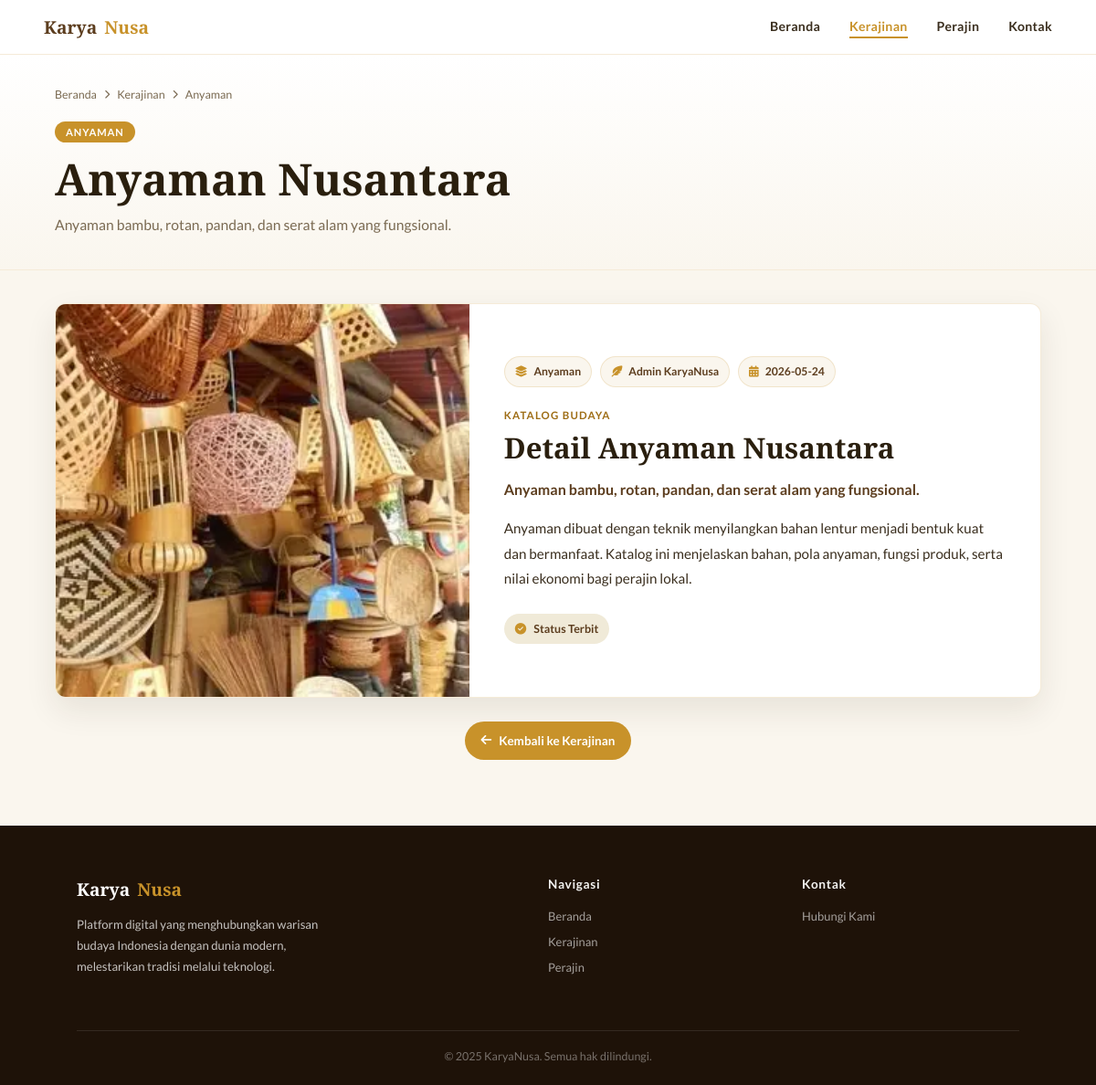
Page /katalog.php on the committed database.
### tables this page shows
CREATE TABLE IF NOT EXISTS katalog (
  id INT AUTO_INCREMENT PRIMARY KEY,
  judul VARCHAR(180) NOT NULL,
  kategori VARCHAR(80) NOT NULL,
  penulis VARCHAR(120) NOT NULL,
  tanggal DATE NOT NULL,
  ringkasan TEXT NOT NULL,
  penjelasan LONGTEXT,
  gambar LONGTEXT,
  halaman VARCHAR(80),
  status VARCHAR(40) NOT NULL DEFAULT 'Draft',
  created_at TIMESTAMP DEFAULT CURRENT_TIMESTAMP,
  updated_at TIMESTAMP DEFAULT CURRENT_TIMESTAMP ON UPDATE CURRENT_TIMESTAMP
);

### katalog.php (called while the page is built, shortened)
<?php
require __DIR__ . '/includes/catalog-page.php';

### includes/db.php (called while the page is built, shortened)
<?php
function db(): PDO
{
    $dsn = 'mysql:host=' . DB_HOST . ';dbname=' . DB_NAME . ';charset=utf8mb4';
    $pdo = new PDO($dsn, DB_USER, DB_PASS, [
        PDO::ATTR_ERRMODE => PDO::ERRMODE_EXCEPTION,
        PDO::ATTR_DEFAULT_FETCH_MODE => PDO::FETCH_ASSOC,
        PDO::ATTR_EMULATE_PREPARES => false,
    ]);
    return $pdo;
}

### includes/catalog-page.php (the view, shortened to what this page needs)
<?php
require_once __DIR__ . '/db.php';
$catalogId = defined('CATALOG_ID') ? (int) CATALOG_ID : 1;
$catalog = $fallbackCatalogs[$catalogId] ?? $fallbackCatalogs[1];
try {
    $stmt = db()->prepare('SELECT * FROM katalog WHERE id = :id LIMIT 1');
    $stmt->execute(['id' => $catalogId]);
    $row = $stmt->fetch();
    if ($row) {
        $catalog = array_merge($catalog, array_filter($row, static fn ($value) => $value !== null && $value !== ''));
    }
} catch (Throwable $error) {
}
function h(?string $value): string
{
    $text = str_replace(['Pengrajin', 'pengrajin'], ['Perajin', 'perajin'], (string) $value);
    return htmlspecialchars($text, ENT_QUOTES, 'UTF-8');
}
$paragraphs = preg_split('/\R{2,}/', trim((string) ($catalog['penjelasan'] ?? ''))) ?: [];
    ?>
<!DOCTYPE html>
<html lang="id">
<head>
  <link rel="stylesheet" href="https://cdnjs.cloudflare.com/ajax/libs/font-awesome/6.5.0/css/all.min.css"/>
  <link rel="stylesheet" href="katalog.css?v=20260530-3" />
  <link rel="stylesheet" href="footer-consistent.css?v=20260530-3" />
</head>
<body>
<nav id="navbar">
  <a href="index.php" class="nav-brand">Karya<span>Nusa</span></a>
  <ul class="nav-links">
    <li><a href="index.php">Beranda</a></li>
    <li><a href="kerajinan.php" class="active">Kerajinan</a></li>
    <li><a href="pengrajin.php">Perajin</a></li>
    <li><a href="kontak.php">Kontak</a></li>
  </ul>
</nav>
<section class="catalog-heading">
  <div class="catalog-wrap">
    <div class="breadcrumb">
      <a href="index.php">Beranda</a>
      <i class="fas fa-chevron-right"></i>
      <a href="kerajinan.php">Kerajinan</a>
      <i class="fas fa-chevron-right"></i>
      <span><?= h($catalog['kategori']) ?></span>
    </div>
    <span class="catalog-badge"><?= h($catalog['kategori']) ?></span>
    <h1><?= h($catalog['judul']) ?></h1>
    <p><?= h($catalog['ringkasan']) ?></p>
  </div>
</section>
<main class="catalog-wrap catalog-main">
  <section class="catalog-card">
    <div class="catalog-photo">
      <img src="<?= h($catalog['gambar'] ?? 'asset/anyaman.webp') ?>" alt="<?= h($catalog['judul']) ?>" />
    </div>
    <article class="catalog-content">
      <div class="catalog-meta">
        <span><i class="fas fa-layer-group"></i> <?= h($catalog['kategori']) ?></span>
        <span><i class="fas fa-feather-pointed"></i> <?= h($catalog['penulis'] ?? 'Admin KaryaNusa') ?></span>
        <span><i class="fas fa-calendar-days"></i> <?= h($catalog['tanggal'] ?? '2026-05-24') ?></span>
      </div>
      <span class="section-kicker">Katalog Budaya</span>
      <h2>Detail <?= h($catalog['judul']) ?></h2>
      <p class="lead"><?= h($catalog['ringkasan']) ?></p>
      <?php foreach (array_slice($paragraphs, 0, 1) as $paragraph): ?>
        <p><?= nl2br(h($paragraph)) ?></p>
      <?php endforeach; ?>
      <div class="catalog-status">
        <i class="fas fa-check-circle"></i>
        <span>Status <?= h($catalog['status'] ?? 'Terbit') ?></span>
      </div>
    </article>
  </section>
  <div class="back-link">
    <a href="kerajinan.php"><i class="fas fa-arrow-left"></i> Kembali ke Kerajinan</a>
  </div>
</main>
<footer>
  <div class="container">
    <div class="footer-inner">
      <div class="footer-brand">
        <a href="index.php" class="nav-logo" style="color:#fff;">Karya<span>Nusa</span></a>
        <p>Platform digital yang menghubungkan warisan budaya Indonesia dengan dunia modern, melestarikan tradisi melalui teknologi.</p>
      </div>
      <div class="footer-col">
        <h5>Navigasi</h5>
        <ul><li><a href="index.php">Beranda</a></li><li><a href="kerajinan.php">Kerajinan</a></li><li><a href="pengrajin.php">Perajin</a></li></ul>
      </div>
      <div class="footer-col">
        <h5>Kontak</h5>
        <ul><li><a href="kontak.php">Hubungi Kami</a></li></ul>
      </div>
    </div>
    <div class="footer-bottom">&copy; 2025 KaryaNusa. Semua hak dilindungi.</div>
  </div>
</footer>
</body>
</html>

### footer-consistent.css (style rules this page uses)
body footer { background: #1E1208 !important; color: rgba(255,255,255,0.75) !important; padding: 56px 0 24px !important; }
body footer .container { max-width: 1080px !important; margin: 0 auto !important; padding: 0 24px !important; }
body footer .footer-inner { display: grid !important; grid-template-columns: 2fr 1fr 1fr !important; gap: 40px !important; margin-bottom: 40px !important; }
body footer .footer-brand .nav-logo { display: inline-flex !important; align-items: center !important; gap: 8px !important; margin-bottom: 14px !important; padding: 0 !important; border: 0 !important; color: #fff !important; font-family: 'Playfair Display', serif !important; font-size: 1.2rem !important; font-weight: 700 !important; text-decoration: none !important; }
body footer .footer-brand .nav-logo span { color: #C8922A !important; }
body footer .footer-brand p { max-width: 280px !important; margin: 0 0 18px !important; color: rgba(255,255,255,0.75) !important; font-size: 0.82rem !important; line-height: 1.75 !important; }
body footer .footer-col h5 { margin: 0 0 16px !important; color: rgba(255,255,255,0.95) !important; font-size: 0.85rem !important; font-weight: 700 !important; letter-spacing: 0.05em !important; text-transform: none !important; }
body footer .footer-col ul { display: flex !important; flex-direction: column !important; gap: 9px !important; margin: 0 !important; padding: 0 !important; list-style: none !important; }
body footer .footer-col ul li { margin: 0 !important; padding: 0 !important; }
body footer .footer-col ul li a { color: rgba(255,255,255,0.6) !important; font-size: 0.81rem !important; font-weight: 400 !important; text-decoration: none !important; }
body footer .footer-bottom { margin: 0 !important; padding-top: 20px !important; border-top: 1px solid rgba(255,255,255,0.10) !important; color: rgba(255,255,255,0.40) !important; font-size: 0.78rem !important; letter-spacing: 0 !important; text-align: center !important; }

### rows in the picture
katalog: kategori "Anyaman", kategori "ANYAMAN", judul "Anyaman Nusantara", ringkasan "Anyaman bambu, rotan, pandan, dan serat alam yang fungsional.", gambar (picture), penulis "Admin KaryaNusa", tanggal "2026-05-24", penjelasan "Anyaman dibuat dengan teknik menyilangkan bahan lentur menjadi bentuk kuat dan bermanfaat. Katalog ini menjelaskan bahan, pola anyaman, fungsi produk, serta nilai ekonomi bagi perajin lokal.", status "Terbit"
